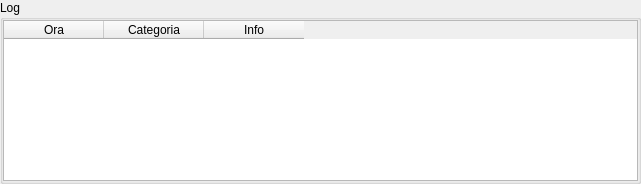
<?xml version="1.0" encoding="UTF-8"?>
<ui version="4.0">
 <class>LogConsole</class>
 <widget class="QWidget" name="LogConsole">
  <property name="geometry">
   <rect>
    <x>0</x>
    <y>0</y>
    <width>641</width>
    <height>184</height>
   </rect>
  </property>
  <property name="sizePolicy">
   <sizepolicy hsizetype="Expanding" vsizetype="Expanding">
    <horstretch>0</horstretch>
    <verstretch>0</verstretch>
   </sizepolicy>
  </property>
  <property name="maximumSize">
   <size>
    <width>16777215</width>
    <height>250</height>
   </size>
  </property>
  <property name="windowTitle">
   <string>Form</string>
  </property>
  <layout class="QGridLayout" name="gridLayout">
   <property name="leftMargin">
    <number>0</number>
   </property>
   <property name="topMargin">
    <number>0</number>
   </property>
   <property name="rightMargin">
    <number>0</number>
   </property>
   <property name="bottomMargin">
    <number>0</number>
   </property>
   <property name="spacing">
    <number>0</number>
   </property>
   <item row="0" column="0">
    <widget class="QGroupBox" name="groupBox">
     <property name="title">
      <string>Log</string>
     </property>
     <layout class="QGridLayout" name="gridLayout_2">
      <property name="leftMargin">
       <number>0</number>
      </property>
      <property name="topMargin">
       <number>0</number>
      </property>
      <property name="rightMargin">
       <number>0</number>
      </property>
      <property name="bottomMargin">
       <number>0</number>
      </property>
      <property name="spacing">
       <number>0</number>
      </property>
      <item row="0" column="0">
       <widget class="QTableWidget" name="tableLog">
        <property name="sizePolicy">
         <sizepolicy hsizetype="Expanding" vsizetype="Expanding">
          <horstretch>0</horstretch>
          <verstretch>0</verstretch>
         </sizepolicy>
        </property>
        <property name="lineWidth">
         <number>1</number>
        </property>
        <property name="autoScrollMargin">
         <number>8</number>
        </property>
        <property name="editTriggers">
         <set>QAbstractItemView::NoEditTriggers</set>
        </property>
        <property name="alternatingRowColors">
         <bool>true</bool>
        </property>
        <property name="selectionMode">
         <enum>QAbstractItemView::SingleSelection</enum>
        </property>
        <property name="selectionBehavior">
         <enum>QAbstractItemView::SelectRows</enum>
        </property>
        <attribute name="verticalHeaderVisible">
         <bool>false</bool>
        </attribute>
        <column>
         <property name="text">
          <string>Ora</string>
         </property>
        </column>
        <column>
         <property name="text">
          <string>Categoria</string>
         </property>
        </column>
        <column>
         <property name="text">
          <string>Info</string>
         </property>
        </column>
       </widget>
      </item>
     </layout>
    </widget>
   </item>
  </layout>
 </widget>
 <resources/>
 <connections/>
</ui>
